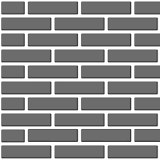
#> input picture brick.png, 160 x 160 px
$ jupyter execute 'nl-means weights.ipynb'   (shell and % lines are left out)
#> lines starting #> are read from the running program, lines starting #| are printed output that depends on the picture; after the words box and inside, x2 and y2 are one past the last pixel; in counts of white or black regions, pixels touching at a corner belong together
# Weight calculation in non-local means algorithm

[cell 1]
import numpy as np
import cv2
import matplotlib.pyplot as plt

[cell 2]
#reading image
img=cv2.imread('brick.png')
#> img is the input picture: shape (160, 160, 3); min 51, max 255, mean 138.5

#converting image to grayscale
try:
    row, col, ch = img.shape
#> row = 160; col = 160; ch = 3
    img = cv2.cvtColor(img, cv2.COLOR_BGR2GRAY)
#> img: shape (160, 160)
except:
    print('Image already grayscale')

[cell 3]
plt.imshow(img, cmap='gray')

[cell 4]
# creating a class to calculate the weights assigned to other pixels
class NlMeansWeights():
    '''Calculates weights for pixel at position 'loc' within the (2*searchWindowSize+1) sided square window in img'''

    def __init__(self, loc, img, templateWindowSize, searchWindowSize):

#> called with loc = (80, 80), templateWindowSize = 7, searchWindowSize = 40
        self.loc_row, self.loc_col = loc
        self.img_row, self.img_col = img.shape
#> self.img_row = 160; self.img_col = 160
        self.img = img
        self.templateWindowSize = templateWindowSize
        self.searchWindowSize = searchWindowSize

        #padding image to ensure that all pixels lie in (2*templateWindowSize +1) square
        self.padded = np.pad(img, ((templateWindowSize,templateWindowSize),(templateWindowSize,templateWindowSize)), 'constant')
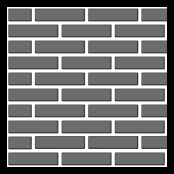
#> self.padded: shape (174, 174); min 0, max 255, mean 117.1


    def getSearchWindow(self, row, col, WindowSize):
        '''Gives the coordinates of the window centered at (row, col)'''
#> called with row = 80, col = 80, WindowSize = 40
        Window = {'left':max(0, col - WindowSize), 'right':min(self.img_col-1, col + WindowSize),
                  'top':max(0, row - WindowSize), 'bottom':min(self.img_row-1, row + WindowSize)}
        return Window


    def calculateWeight(self, target_loc, h):
        '''Returns the weight assigned to a particular pixel. Prescription similar to http://www.ipol.im/pub/art/2011/bcm_nlm/ is followed.'''
        if h==0:
            h = np.std(self.img)    # might have to be adjusted as per the image
        row, col = target_loc

        diff = np.sum(np.square(np.subtract(self.padded[self.loc_row:self.loc_row+2*self.templateWindowSize, self.loc_col:self.loc_col+2*self.templateWindowSize],
                                            self.padded[row:row+2*self.templateWindowSize, col:col+2*self.templateWindowSize])))
        weight = np.exp(-(diff/(h*h)))
        return weight


    def findWeights(self, h=0):
        '''Returns the weight assigned to all pixels within the searchWindowSize. h is related to the std dev of the image. Larger the h, larger would be the weights.'''
        searchWindow = self.getSearchWindow(self.loc_row, self.loc_col, self.searchWindowSize)
        weights = np.zeros(self.img.shape)

        for row in range(searchWindow['top'], searchWindow['bottom']+1):
            for col in range(searchWindow['left'], searchWindow['right']+1):
                weights[row, col] = self.calculateWeight((row, col), h)
#> this loop made 81 passes
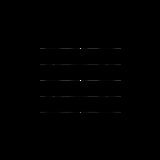
#> weights: shape (160, 160) float64; min 0, max 1, mean 0.0016
        weights[self.loc_row-2:self.loc_row+2, self.loc_col-2:self.loc_col+2]=0    #because of large weights near to target pixel, weights at other locations get undermined
#> weights: shape (160, 160) float64; 0.06% of pixels changed, all inside (x1, y1, x2, y2) = (78, 78, 82, 82)
        weights = weights/np.sum(weights)

        return weights

[cell 5]
# calculating wieghts
try1 = NlMeansWeights((80, 80), img, 7, 40)
weights = try1.findWeights(h=45)

[cell 6]
# plotting image with weights

fig, ax = plt.subplots(1,3, figsize=(15, 15))

img2 = img.copy()
img2[77:83, 77:83]=0
#> img2: shape (160, 160); min 0, max 255, mean 138.2
ax[0].imshow(img2, cmap='gray')
ax[1].imshow(weights, cmap='gray')
ax[2].imshow(weights, cmap='gray')
ax[2].imshow(img, cmap='gray', alpha=0.1)
ax[0].title.set_text('1. Original image with target pixel')
ax[1].title.set_text('2. Calculated weights for target pixel')
ax[2].title.set_text('3. Weights overlayed on the image')

Target pixel is darkened in the image 1 <br>
The image 2 shows the weights assigned to the pixels lying in the SearchWindow. Brighter the color, larger the weight. The pixels adjacent to the target have been excluded from weight calculation because their similarity cause them to overshadow other region.<br>
In 3, weights have been layered with the original image. As can be seen, larger weight is primarily assigned to the region between bricks. Though unlike the example in https://www.iro.umontreal.ca/~mignotte/IFT6150/Articles/Buades-NonLocal.pdf, weights are not concentrated at selected points.

## What if the image has variable illumination?

[cell 7]
from numpy.random import randn

[cell 8]
stddev = 25
mean = 0

noisy = img + (stddev*randn(img.shape[0], img.shape[1]) + mean).astype(int)
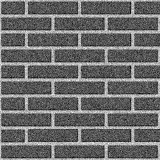
#> noisy: shape (160, 160) int64; min -13, max 350, mean 138.4; drawn with min black and max white
noisy_bright = noisy.copy()
noisy_bright[:, 85:160]+=100
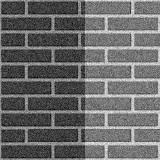
#> noisy_bright: shape (160, 160) int64; min -3, max 450, mean 185.3; drawn with min black and max white

fig, ax = plt.subplots(1,2, figsize=(8, 8))
ax[0].imshow(noisy, cmap='gray')
ax[1].imshow(noisy_bright, cmap='gray')
ax[0].title.set_text('Noisy image')
ax[1].title.set_text('Noisy image with variable illumination')

[cell 9]
processed_noisy = np.zeros(noisy.shape)
processed_noisy_bright = np.zeros(noisy_bright.shape)
processed_noisy = cv2.fastNlMeansDenoising(np.clip(noisy, 0, 255).astype(np.uint8), processed_noisy,20, 10, 20)
processed_noisy_bright = cv2.fastNlMeansDenoising(np.clip(noisy_bright, 0, 255).astype(np.uint8), processed_noisy_bright,20, 10, 20)
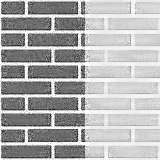
#> processed_noisy_bright: shape (160, 160); min 3, max 255, mean 174.7

fig, ax = plt.subplots(1,2, figsize=(8, 8))
ax[0].imshow(np.clip(noisy, 0, 255).astype(np.uint8), cmap='gray')
ax[1].imshow(processed_noisy_bright, cmap='gray')
ax[0].title.set_text('Processed noisy image')
ax[1].title.set_text('Processed noisy image with variable illumination')
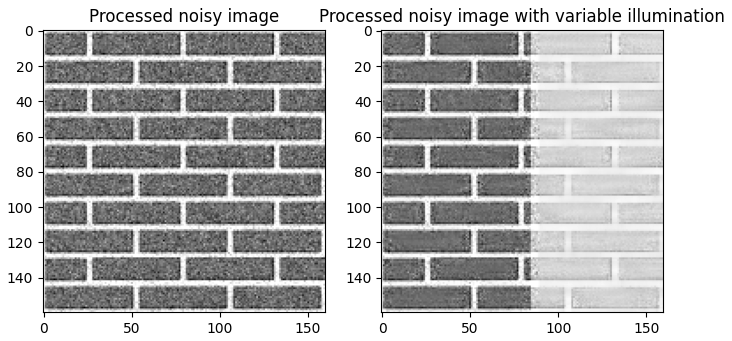
#> figure drawn by matplotlib, 2 panels

[cell 10]
try1 = NlMeansWeights((80, 80), noisy, 7, 40)
#> call 2 of __init__, with loc = (80, 80), templateWindowSize = 7, searchWindowSize = 40
#> in __init__ (call 2), `self.padded = np.pad(img, ((templateWindowSize,templateWindowSize),(te..`:
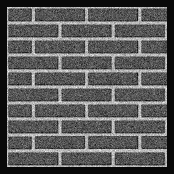
#> self.padded: shape (174, 174) int64; min -13, max 350, mean 117; drawn with min black and max white
weights_noisy = try1.findWeights(350)
#> in findWeights (call 2), `weights[self.loc_row-2:self.loc_row+2, self.loc_col-2:self.loc_col+2]=0`: weights: shape (160, 160) float64; min 0, max 0.122, mean 0.000124

try1 = NlMeansWeights((80, 80), noisy_bright, 7, 40)
#> call 3 of __init__, with loc = (80, 80), templateWindowSize = 7, searchWindowSize = 40
#> in __init__ (call 3), `self.padded = np.pad(img, ((templateWindowSize,templateWindowSize),(te..`:
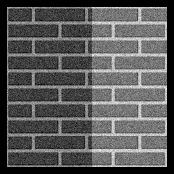
#> self.padded: shape (174, 174) int64; min -3, max 450, mean 156.7; drawn with min black and max white
weights_noisy_bright = try1.findWeights(575)
#> in findWeights (call 3), `weights[self.loc_row-2:self.loc_row+2, self.loc_col-2:self.loc_col+2]=0`: weights: shape (160, 160) float64; min 0, max 0.459, mean 0.00135

fig, ax = plt.subplots(1,2, figsize=(10, 10))

ax[0].imshow(weights_noisy, cmap='gray')
ax[0].imshow(img, cmap='gray', alpha=0.1)
ax[1].imshow(weights_noisy_bright, cmap='gray')
ax[1].imshow(img, cmap='gray', alpha=0.1)
ax[0].title.set_text('1. Weights in the noisy image')
ax[1].title.set_text('2. Weights in the noisy image with variable illumination')

In case of similar illumination, weight distribution by the Nl-means is as expected. Though, in case of variable illumination, Nl-means does not identify the similar pixels lying in the region with different illumination. This is demonstrated by the above example. In the case of almost uniform background light, Nl-means was able to find the pixels similar to the target pixel within the SearchWindow. But, for the different illumination case, only those similar pixels are identified which have similar background light. <br>
Solving this issue might improve the performance of Nl-means.

### Variable Illumination? Normalize Background!

[cell 11]
import scipy.fftpack

[cell 12]
def bg_normalize(bimg, imgindoimgSize=2):
    '''taking fourier transform of image 'bimg' '''
#> called with imgindoimgSize = 2
    fourier=np.fft.fft2(bimg)
    shiftF=np.fft.fftshift(fourier)

    # creating a loimg pass version of image
    roimg, col = bimg.shape

    for i in np.arange(int(roimg/2)-imgindoimgSize, int(roimg/2)+imgindoimgSize):
        for j in np.arange(int(col/2)-imgindoimgSize, int(col/2)+imgindoimgSize):
            shiftF[i][j]=shiftF[i][j]*0.4    # reducing the contribution to background (DC) intensity

    #inverse FT of frequency image
    IF1=np.fft.ifft2(shiftF, s=None, norm=None)

    return (abs(IF1))
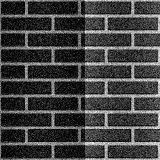
#> returned value: shape (160, 160) float64; min 0.0496, max 306.9, mean 78.8; drawn with min black and max white

[cell 13]
norm = bg_normalize(noisy_bright, 2)

fig, ax = plt.subplots(1, 2, figsize=(8, 8))
ax[0].imshow(noisy_bright, cmap='gray')
ax[1].imshow(norm, cmap='gray')
ax[0].title.set_text('Initial image')
ax[1].title.set_text('Background normalized image')

[cell 14]
try1 = NlMeansWeights((80, 80), noisy_bright, 7, 40)
weights_noisy = try1.findWeights(600)
#> in findWeights (call 4), `weights[self.loc_row-2:self.loc_row+2, self.loc_col-2:self.loc_col+2]=0`: weights: shape (160, 160) float64; min 0, max 0.489, mean 0.00183

try1 = NlMeansWeights((80, 80), norm, 7, 40)
#> in __init__ (call 5), `self.padded = np.pad(img, ((templateWindowSize,templateWindowSize),(te..`:
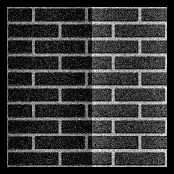
#> self.padded: shape (174, 174) float64; min 0, max 306.9, mean 66.6; drawn with min black and max white
weights_noisy_bright = try1.findWeights(500)
#> in findWeights (call 5), `weights[self.loc_row-2:self.loc_row+2, self.loc_col-2:self.loc_col+2]=0`: weights: shape (160, 160) float64; min 0, max 0.514, mean 0.00279

fig, ax = plt.subplots(1,2, figsize=(10, 10))

ax[0].imshow(weights_noisy, cmap='gray')
ax[0].imshow(img, cmap='gray', alpha=0.1)
ax[1].imshow(weights_noisy_bright, cmap='gray')
ax[1].imshow(img, cmap='gray', alpha=0.1)
ax[0].title.set_text('1. Weights in the initial image')
ax[1].title.set_text('2. Weights in the background normalized image')
